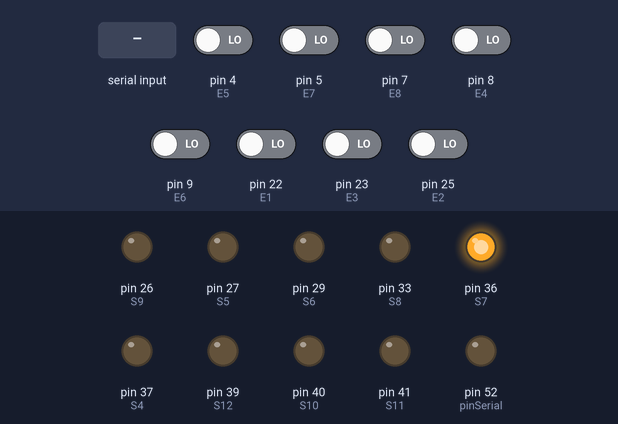
A sketch run on a simulated Arduino Mega 2560, built with avr-gcc and run on an emulated ATmega2560. Shown: output pins drawn as LEDs (lit = HIGH). Inputs (shaded band) come from the test bench; at power-on: pin 4 (E5), pin 5 (E7), pin 7 (E8), pin 8 (E4), pin 9 (E6), pin 22 (E1), pin 23 (E3), pin 25 (E2) LOW. What the sketch prints to the serial monitor is not drawn.

Above: at 1.8 s.
1.9 s: "7" received over Serial
At 3.7 s:
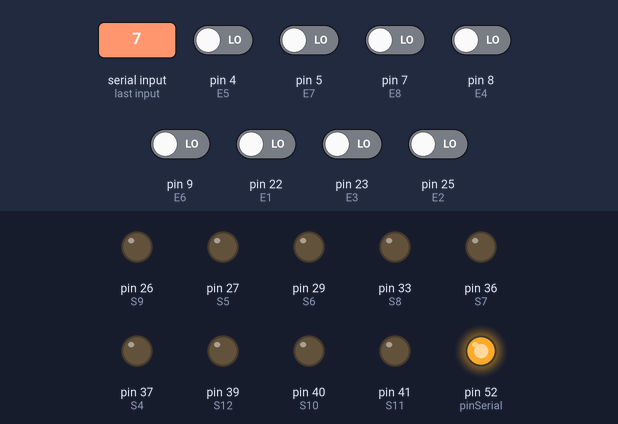
4.4 s: "9" received over Serial
At 4.83 s:
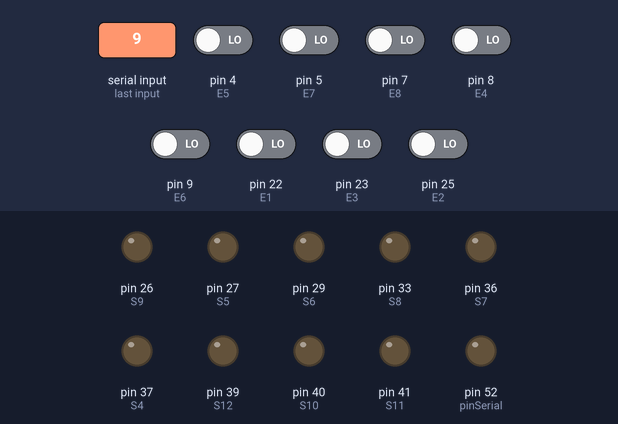
6.4 s: "6" received over Serial
At 7.7 s:
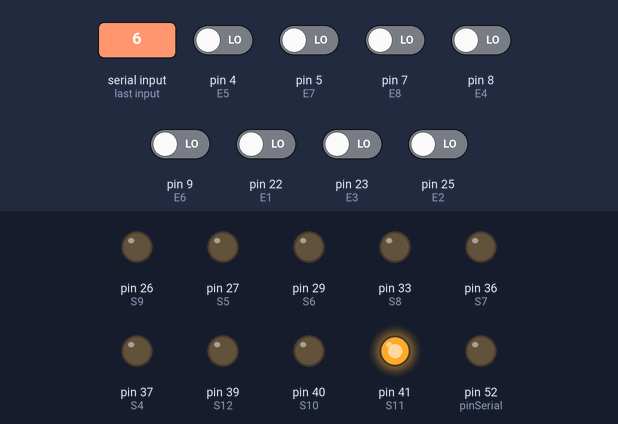
8.2 s: "3" received over Serial
At 8.9 s:
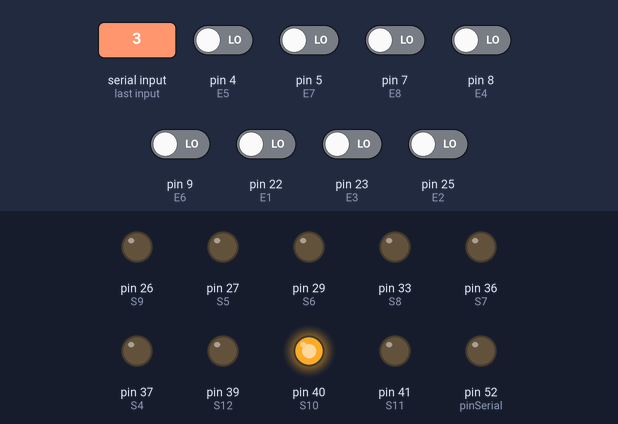
9.7 s: "9" received over Serial
At 9.8 s:
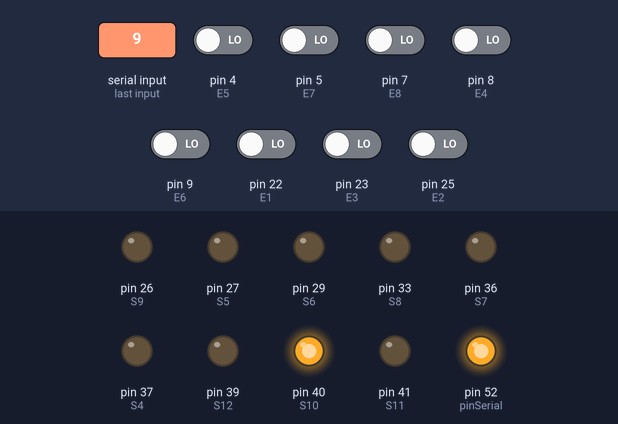
11.4 s: "2" received over Serial
At 12.5 s:
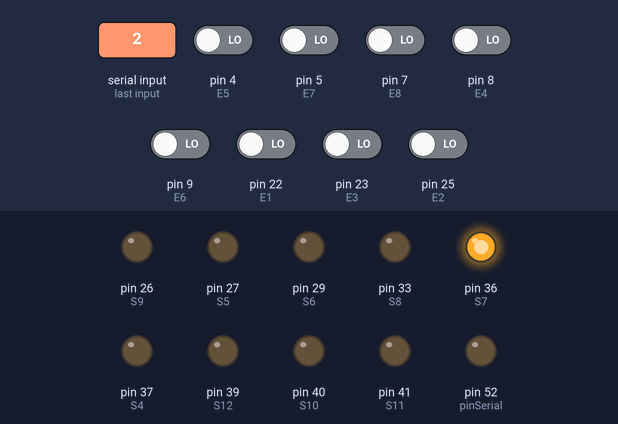
Timing chart, 0 to 13.9 s (numbered marks = the images above; inputs shaded):
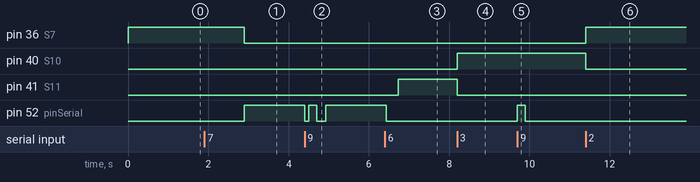

Measured:
- after the input at 1.9 s, pin 36 (S7): HIGH → LOW after 1.0 s; pin 52 (pinSerial): LOW → HIGH after 1.0 s
- after the input at 4.4 s, pin 52 (pinSerial): HIGH → LOW at once, → HIGH 0.10 s later, → LOW 0.20 s later, → HIGH 0.23 s later
- after the input at 6.4 s, pin 41 (S11): LOW → HIGH after 0.33 s; pin 52 (pinSerial): HIGH → LOW at once
- after the input at 8.2 s, pin 40 (S10): LOW → HIGH at once; pin 41 (S11): HIGH → LOW at once
- after the input at 9.7 s, pin 52 (pinSerial): LOW → HIGH at once, → LOW 0.20 s later
- after the input at 11.4 s, pin 36 (S7): LOW → HIGH at once; pin 40 (S10): HIGH → LOW at once

The sketch:

main_slave.ino
```cpp
//THIS IS THE HEADER OF THE PROJECT ALL DE DEFINITIONS WILL BE INCLUDED HERE
//ALL OF THE LIBRARIES
#include <string.h>

//ALL OF THE OUTPUTS
#define S1 28
#define S2 24
#define S3 32
#define S4 37
#define S5 27
#define S6 29
#define S7 36
#define S8 33
#define S9 26
#define S10 40
#define S11 41
#define S12 39

//ALL OF THE INPUTS
#define E1 22
#define E2 25
#define E3 23
#define E4 8
#define E5 4
#define E6 9
#define E7 5
#define E8 7


#define pinSerial 52

void check_state();
void abrir_puerta_int();
void requiere_averia();
void manejar_puerta(int);

void master_receive();
void mode_no_esclusa();
void mode_esclusa();
void mode_panic();

const int PINOUT_INPUTS[] = {E1,E2,E3,E4,E5,E6,E7,E8};
const int PINOUT_OUTPUTS[] = {S1,S2,S3,S4,S5,S6,S7,S8,S9,S10,S11};

bool FLAG_ESCLUSA = false;
bool FLAG_STATE = false;

bool FLAG_ABIERTO=false;
bool FLAG_SLAVE=false;
bool FLAG_PUERTA_INTERNA = false; //false esta cerrada, true esta abierta
bool FLAG_FLUJO = true; //true = entrada , false = salida
bool FLAG_ADENTRO = false;
bool MANTENER_ABIERTA = false;
bool MANTENER_CERRADA = false;
bool CLIENTE = true;

char READ_SLAVE='0';


//Texto
String STATE;
String OFF = "APAGADA";  //1
String AUTOMATIC = "AUTOMATICA";  //2
String ONLYLEAVE = "SOLOSALIR"; //3
String OPEN = "ABIERTA";  //4
String NIGHT = "NOCHE"; //5
String PANIC = "PANICO";  //6
String ESCLUSA = "ESCLUSA"; //7
String LAST_STATE;
String command;


//--------------------------------- SETUP ---------------------------------/
void setup() {
  Serial.begin(9600);
  pinMode(E1,INPUT);
  pinMode(E2,INPUT);
  pinMode(E3,INPUT);
  pinMode(E4,INPUT);
  pinMode(E5,INPUT);
  pinMode(E6,INPUT);
  pinMode(E7,INPUT);
  pinMode(E8,INPUT);
  pinMode(S1,OUTPUT);
  pinMode(S2,OUTPUT);
  pinMode(S3,OUTPUT);
  pinMode(S4,OUTPUT);
  pinMode(S5,OUTPUT);
  pinMode(S6,OUTPUT);
  pinMode(S7,OUTPUT);
  pinMode(S8,OUTPUT);
  pinMode(S9,OUTPUT);
  pinMode(S10,OUTPUT);
  pinMode(S11,OUTPUT);
  pinMode(S11,OUTPUT);
  pinMode(S12,OUTPUT);
  pinMode(pinSerial,OUTPUT);
  digitalWrite(pinSerial,LOW);
}

//--------------------------------- ESCLUSA ---------------------------------/

void slave_send(char a){
  digitalWrite(pinSerial,HIGH);
  Serial.write(a);
  delay(100);
  digitalWrite(pinSerial,LOW);
}
void mode_esclusa(){
  //Aviso el cambio de modo por serial.
  //Destrabo la puerta mecanicamente con el siguiente pulso
  FLAG_ABIERTO=false;
  FLAG_PUERTA_INTERNA = false; //false esta cerrada, true esta abierta
  FLAG_FLUJO = true; //true = entrada , false = salida
  FLAG_ADENTRO = false;
  MANTENER_ABIERTA = false;
  MANTENER_CERRADA = false;
  CLIENTE = true;

  pulse(PINOUT_OUTPUTS[11],false);
  digitalWrite(S7,LOW);//Apago el DPS si estoy en modo esclusa
  ////Serial.println("Apago DPS");
  int i=0;
  ////Serial.println("Estoy en modo esclusa");
  while(STATE==ESCLUSA){
      i=0;
      if(digitalRead(PINOUT_INPUTS[0])==LOW){
        FLAG_ABIERTO=true;//Acordrase que esto llega al reves.
        slave_send('E');
        ////Serial.println("PUERTA EXTERIOR ABIERTA");
      }
      if(digitalRead(PINOUT_INPUTS[0])==HIGH){
        FLAG_ABIERTO=false; //Para avisar que mando el bajo
        slave_send('F');
        ////Serial.println("PUERTA EXTERIOR CERRADA");
      }

      if(digitalRead(PINOUT_INPUTS[1])==HIGH)requiere_averia();
      if(digitalRead(PINOUT_INPUTS[2])==HIGH)manejar_puerta(1);
      if(digitalRead(PINOUT_INPUTS[3])==HIGH || PINOUT_INPUTS[5]==HIGH) MANTENER_ABIERTA = true;
      if(digitalRead(PINOUT_INPUTS[3])==LOW || PINOUT_INPUTS[5]==LOW) MANTENER_ABIERTA = false;
      if(digitalRead(PINOUT_INPUTS[4])==HIGH) manejar_puerta(2);
      if(digitalRead(PINOUT_INPUTS[6])==HIGH || PINOUT_INPUTS[7]==HIGH) MANTENER_CERRADA = true;
      if(digitalRead(PINOUT_INPUTS[6])==LOW || PINOUT_INPUTS[7]==LOW) MANTENER_CERRADA = false;

      if(Serial.available())
      {
       READ_SLAVE=Serial.read();
       if(READ_SLAVE>0 && READ_SLAVE < 'G'){
        delay(100);
        master_receive();
        delay(200);
       }
    }
  }
    check_state();
}

void manejar_puerta(int mov){
  //Puerta interna cerrada
  //Serial.println("manejando puerta");
  //Serial.println(FLAG_ADENTRO);
  //Serial.println(FLAG_PUERTA_INTERNA);
  //Serial.println(FLAG_FLUJO);
  //Serial.println(FLAG_ABIERTO);
  //Serial.println(MANTENER_ABIERTA);
  //Serial.println(MANTENER_CERRADA);
  if(!FLAG_ABIERTO){
    if(FLAG_ADENTRO){
      if(!FLAG_FLUJO){
        if(!FLAG_PUERTA_INTERNA){
            if(!MANTENER_CERRADA){
              if(mov==1){
                pulse(PINOUT_OUTPUTS[11],false);
                pulse(PINOUT_OUTPUTS[8],false);
                FLAG_FLUJO=true;
                //Serial.println("Habia alguien en la esclusa y esta saliendo");
                //REPRODUCIR AUDIO DE ADIOS, VUELVE PRONTO!
              }
            }
          }
          else{
            if(!MANTENER_ABIERTA){
              if(mov==2){
                mode_night(true);
                FLAG_ADENTRO=false;
                digitalWrite(pinSerial,HIGH);
                Serial.write('D');
                delay(199);
                digitalWrite(pinSerial,LOW);
                //Serial.println("Habia alguien en la esclusa y Cerro puerta exterior");
              }
            }
          }
      }
    }
    else{
        //Entrada NO VA
      if(!FLAG_ABIERTO){
        if(!MANTENER_CERRADA){
          if(mov==2){
            pulse(PINOUT_OUTPUTS[11],false);
            pulse(PINOUT_OUTPUTS[8],false);
            FLAG_FLUJO=false;
            digitalWrite(pinSerial,HIGH);
            delay(300);
            Serial.write('D');
            delay(1000);
            digitalWrite(pinSerial,LOW);
            //Serial.println("Alguien entra por puerta exterior");
            //REPRODUCIR AUDIO DE BIENVENIDA
          }
        }
      }
      else{
        if(!MANTENER_ABIERTA){
          if(mov==1){
            mode_night(true);
            FLAG_ADENTRO=true;
            digitalWrite(pinSerial,HIGH);
            Serial.write('A');
            delay(100);
            digitalWrite(pinSerial,LOW);
            if(CLIENTE){
            //REPRODUCIR AUDIO: DIRIGETE AL TOTEM PARA PRESENTARTE AL LOCAL...
            }
            //Serial.println("Entro alguien a la esclusa pero cerramos la puerta");
          }
        }
      }
    }
  }else
  {
     if(!MANTENER_ABIERTA && FLAG_ADENTRO){
              if(mov==2){
                mode_night(true);
                FLAG_ADENTRO=false;
                digitalWrite(pinSerial,HIGH);
                Serial.write('B');
                delay(100);
                digitalWrite(pinSerial,LOW);
                //Serial.println("Habia alguien en la esclusa y Cerro puerta Interior, modo noche");
              }
            }
            else if(!MANTENER_ABIERTA && !FLAG_FLUJO)
            {
              if(mov==1){
                mode_night(true);
                FLAG_ADENTRO=true;
                digitalWrite(pinSerial,HIGH);
                Serial.write('A');
                delay(100);
                digitalWrite(pinSerial,LOW);
                //Serial.println("Entro alguien a la esclusa pero cerramos la puerta");
             }
            }
  }
}

void master_receive(){
  if(READ_SLAVE>'0' && READ_SLAVE<'F'){
  //Serial.println(READ_SLAVE);
  if(READ_SLAVE=='2'){
    LAST_STATE=STATE;
    STATE=AUTOMATIC;

  }
  else if(READ_SLAVE=='6'){
    LAST_STATE=STATE;
    STATE=PANIC;
  }
  else if(READ_SLAVE=='7'){
    LAST_STATE=STATE;
    STATE=ESCLUSA;

  }
  else if(READ_SLAVE=='9'){
    abrir_puerta_int();
    delay(30);
    //Serial.println("llegue a 9");

  }
  else if(READ_SLAVE=='3'){
    STATE=ONLYLEAVE;
  }
  else if(READ_SLAVE=='4'){
    FLAG_PUERTA_INTERNA = true;
    //Serial.println("Puerta exterior abierta");
  }
  else if(READ_SLAVE=='5'){
    FLAG_PUERTA_INTERNA = false;
    //Serial.println("Puerta exterior cerrada");
  }
  else if(READ_SLAVE=='A'){
     FLAG_ADENTRO=true;
    //Serial.println("Recibo por RS adentro de la esclusa");
  }
  else if(READ_SLAVE=='B'){
    FLAG_ADENTRO=false;
    //Serial.println("Recibo por RS no hay nadie adentro de la esclusa");
  }
  else if(READ_SLAVE=='C'){
    FLAG_FLUJO=true;
    //Serial.println("Recibo por RS que hay alguien entrando al local");
  }
  else if(READ_SLAVE=='D'){
    FLAG_FLUJO=false;
    //Serial.println("Recibo por RS hay alguien saliendo del local");
  }
  /*else{
    //Serial.print("Recibi basura por RS...");
  }*/
  }
}


//--------------------------------- MODE ---------------------------------/
//Que hago si tengo que poner un bajo?
//PRE
//POST
void mode_no_esclusa(){
  int i=0;
  digitalWrite(S7,HIGH);//Prendo el DPS si estoy en modo no esclusa
  ////Serial.println("Prendo DPS");
  //Destrabo la puerta mecanicamente si vengo desde el modo esclusa.
  pulse(PINOUT_OUTPUTS[11],false);
  ////Serial.println("Estoy en modo automatico");
  while(STATE==AUTOMATIC){
    i=2;
      if(digitalRead(PINOUT_INPUTS[1])==HIGH)requiere_averia();
      while(i<9){
        if(digitalRead(PINOUT_INPUTS[i])==HIGH){
          pulse(PINOUT_OUTPUTS[i-2],false);
        }
        i++;
      }
     if(Serial.available())
      {
        READ_SLAVE=Serial.read();
       master_receive();
      }
  }
  check_state();
}

void mode_panic(){
  //Serial.println("Estoy en modo panico");
  digitalWrite(S11,HIGH);
  while(STATE==PANIC)
 { if(Serial.available())
      {
      READ_SLAVE=Serial.read();
       master_receive();
      }
}
  digitalWrite(S11,LOW);
  check_state();
}


void mode_only_leave(){
  int i=4;
  bool flag=true;
  digitalWrite(S10,HIGH);
  //Serial.println("Modo solo salir");
  while(STATE==ONLYLEAVE){
    if(Serial.available())
    {READ_SLAVE=Serial.read();
    master_receive();
    }
  }
  digitalWrite(S10,LOW);
  check_state();
}

void mode_night(bool externa){
  if(externa)pulse(PINOUT_OUTPUTS[7],false);
}

void check_state(){
  if(STATE==AUTOMATIC){
    mode_no_esclusa();
  }
  else if(STATE==PANIC){
    mode_panic();
  }
  else if(STATE==ONLYLEAVE){
    mode_only_leave();
  }
  else if(STATE==ESCLUSA){
    mode_esclusa();
  }
}

  //Recibo el flag en true si tengo que escribir un low, se hace solo para el caso del pin....
  void pulse(int pin, bool flag){
    if(!flag){
      digitalWrite(pin,HIGH);
      delay(1000);
      digitalWrite(pin,LOW);
    }
    else{
      digitalWrite(pin,LOW);
      delay(1000);
      digitalWrite(pin,HIGH);
    }
  }

  void requiere_averia(){
    //Serial.println("Requiere averia");
    //reproducir un audio
  }

  void abrir_puerta_int(){
    //Mandamos por RS232 commando a slave para abrir la puerta.
        digitalWrite(pinSerial,HIGH);
        Serial.write('9');
        delay(199);
        digitalWrite(pinSerial,LOW);
  }

void loop() {
    STATE = AUTOMATIC;
    LAST_STATE = AUTOMATIC;
    //Chequeo que la puerta este cerrada, sino la cierro.
    if(PINOUT_INPUTS[0]==LOW){
      mode_night(true);
    }
    //Me aseguro que cierre la puerta
    /*while(PINOUT_INPUTS[0]==LOW){
      delay(500);
      mode_night(true);
    }*/
    while(1){
      check_state();
  }
}
```
